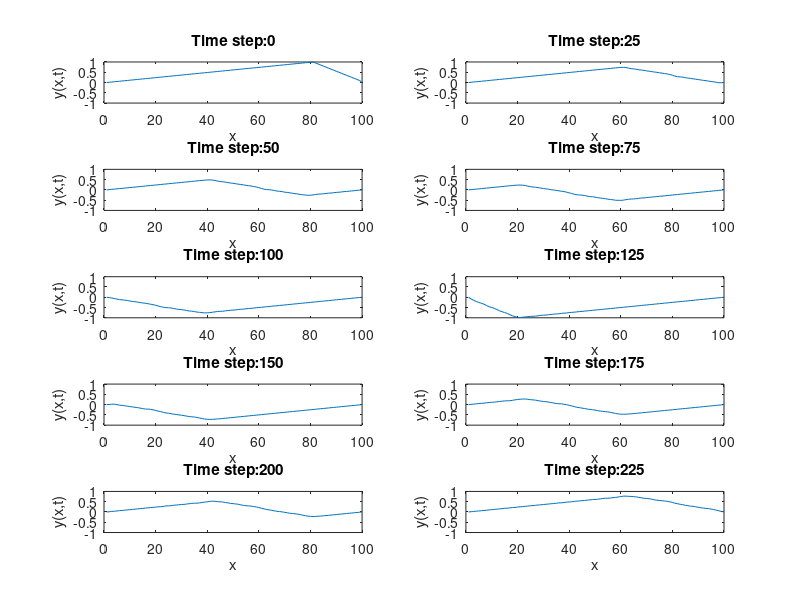
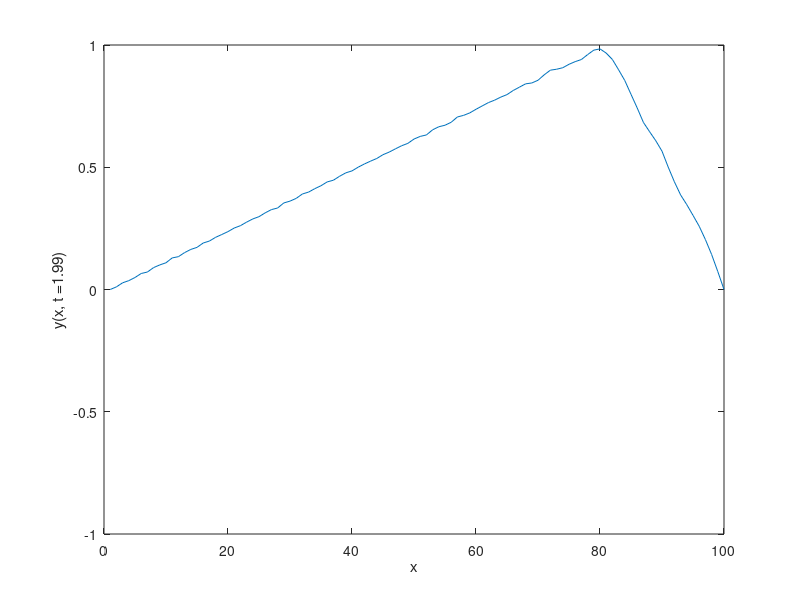

Recreate these plots in MATLAB, in order.
% Numerical solution of wave equation
% Matthias Thumann, 2021

clc
clear
close all
format

% Parameters
L = 1;
c = 1;
N_x = 100;
N_t = 250;

Delta_x = L / N_x;
Delta_t = 2 / N_t;

% Solution y(x,t)
% Boundary condition y(t, x=0) = x(t, x=L) = 0
y = zeros(N_x, N_t);

% Initial condition for x
for i=0:N_x-1
    x = i * Delta_x;
    if x <= 4/5*L
        y(i+1, 1) = 5/4 * x / L;
    else
        y(i+1, 1) = 5 - 5 * x / L;
    end
end
y(N_x,1) = 0;

for j=1:N_t-1
    for i=2:N_x-1
        if j == 1
            y(i,j+1) = 2*y(i,j) - y(i,1) ...
               + c^2 / ((Delta_x / Delta_t)^2) ...
               * (y(i-1,j) + y(i+1,j) - 2*y(i,j));
        else
           y(i,j+1) = 2*y(i,j) - y(i,j-1) ...
               + c^2 / ((Delta_x / Delta_t)^2) ...
               * (y(i-1,j) + y(i+1,j) - 2*y(i,j));
        end
    end
end

figure(1)

for i=0:9
    subplot(5,2,i+1)
    plot(y(:,i*25+1))
    ylim([-1 1])
    xlabel('x')
    ylabel('y(x,t)')
    title(strcat('Time step: ', num2str(i*25)))
end

% figure
% vid = VideoWriter('wave', 'MPEG-4');
% set(vid, 'FrameRate', 10);
% vid.Quality = 100;
% open(vid)
% for i=1:N_t
%     plot(y(:,i));
%     ylim([-1 1])
%     frame = getframe;
%     writeVideo(vid, frame);
% end
% close(vid)

figure(2)
for i=1:N_t
    plot(y(:,i));
    xlabel('x')
    ylabel(strcat('y(x, t = ', num2str((i-1)*Delta_t, '%1.2f'), ')'))
    ylim([-1 1])
    pause(0.1)
end